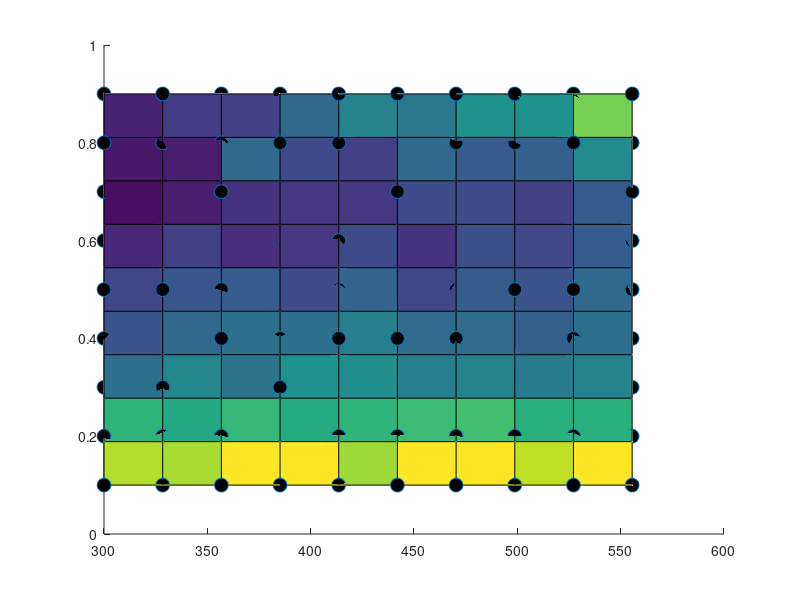

Reproduce this figure in MATLAB. (Note: this script raises an error after producing the figure.)

OPT=csvread('Opt_1000sims_1e-2s.csv');

OPT_flowrate=OPT(:,1);
OPT_tuberadius=OPT(:,2);
OPT_wire_tube_r_ratio=OPT(:,3);
OPT_capture_efficiency=OPT(:,4);

Flowrate_for_plot=0.67
indices_Flowrate_for_plot=find(OPT_flowrate==Flowrate_for_plot)
X=OPT_tuberadius(indices_Flowrate_for_plot);
Y=OPT_wire_tube_r_ratio(indices_Flowrate_for_plot);
Z=OPT_capture_efficiency(indices_Flowrate_for_plot)


[XX,YY] = meshgrid(X,Y);
% Z = sin(X) + cos(Y);
% surf(X,Y,Z)





X_lin=linspace(min(X),max(X),10);
Y_lin=linspace(min(Y),max(Y),10);
[XX_lin,YY_lin] = meshgrid(X_lin,Y_lin);
ZZ_lin=griddata(X,Y,Z,XX_lin,YY_lin,'linear')

figure(3)
hold on
surf(XX_lin,YY_lin,ZZ_lin)
plot3(X,Y,Z,'o','MarkerSize',10,'MarkerFaceColor','k')
alpha 0.5
hold off
set(gca,'FontSize',15,'box','on','LineWidth',1);
%legend('10 nm','50 nm','100 nm','250 nm','500 nm','Location','NorthEast')
ylabel('Tube radius [\mum]','FontSize',15)
xlabel('Wire-tube radius ratio [-]','FontSize',15)
grid on
axis tight
view(-67,20)
shading interp

















% figure(1)
% plot3(X,Y,Z,'o')
% hold off
% set(gca,'FontSize',15,'box','on','LineWidth',1);
% %legend('10 nm','50 nm','100 nm','250 nm','500 nm','Location','NorthEast')
% ylabel('Tube radius [\mum]','FontSize',15)
% xlabel('Wire-tube radius ratio [-]','FontSize',15)
% 
% 
% F = scatteredInterpolant(X,Y,Z);
% [XX,YY] = meshgrid(X,Y);
% F.Method = 'nearest';
% %F.ExtrapolationMethod = 'none';
% ZZ = F(XX,YY);
% 
% figure(2)
% hold on
% plot3(X,Y,Z,'o')
% mesh(XX,YY,ZZ)
% hold off
% set(gca,'FontSize',15,'box','on','LineWidth',1);
% %legend('10 nm','50 nm','100 nm','250 nm','500 nm','Location','NorthEast')
% ylabel('Tube radius [\mum]','FontSize',15)
% xlabel('Wire-tube radius ratio [-]','FontSize',15)
% shading interp

